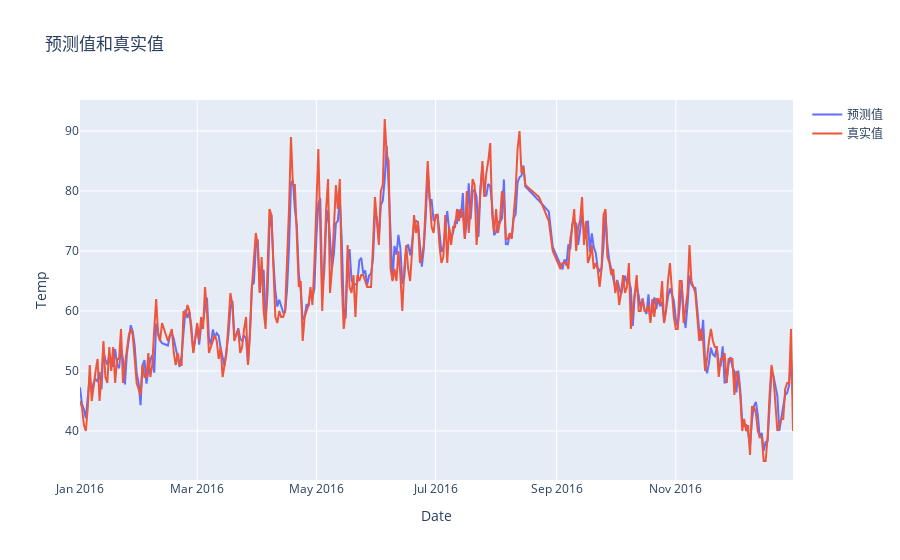

Source (notebook cell):
### Code cell
x = torch.tensor(input_features, dtype = torch.float)
predict = my_nn(x).data.numpy().reshape(-1)

trace1 = go.Scatter(
    x=dates,
    y=predict,
    name='预测值'
)
trace2 = go.Scatter(
    x=dates,
    y=labels,
    name='真实值'
)

layout = dict(
    title='预测值和真实值',
    xaxis=dict(title='Date'),  # x轴标题
    yaxis=dict(title='Temp')  # y轴标题
)
data = [trace1, trace2]
fig = dict(data=data, layout=layout)
pyplt(fig)

### Figure 1 — Plotly figure (JSON) as saved in the notebook; plotly's stock layout.template omitted (floating-point values rounded to 4 significant figures; data arrays with more than 128 entries replaced by an {"elided": "..."} marker saying what was removed)
{"data": [{"name": "预测值", "x": {"elided": "348 str values"}, "y": {"elided": "348 float values"}, "type": "scatter"}, {"name": "真实值", "x": {"elided": "348 str values"}, "y": {"elided": "348 int values"}, "type": "scatter"}], "layout": {"title": {"text": "预测值和真实值"}, "xaxis": {"title": {"text": "Date"}}, "yaxis": {"title": {"text": "Temp"}}}}
